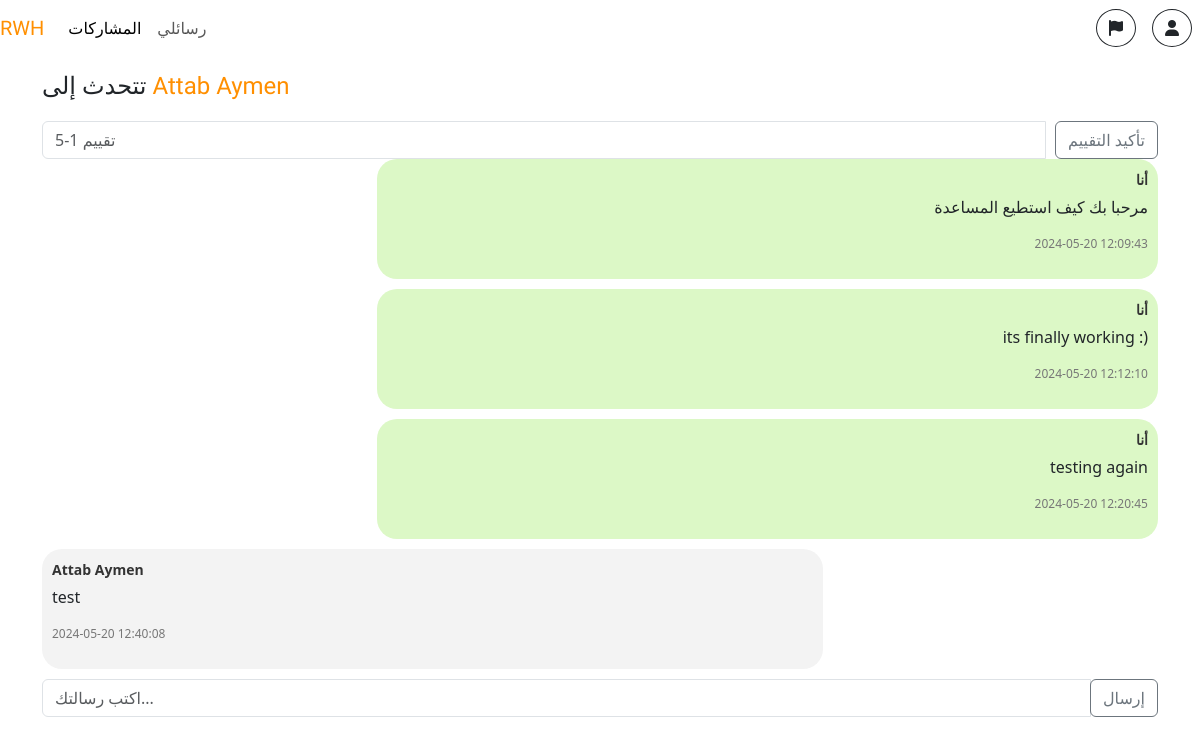
The app's page /conversation.php?user_id=18 (signed in) with its own data.
### tables this page shows
CREATE TABLE `userdata` (
  `userid` int(11) NOT NULL,
  `name` varchar(255) DEFAULT NULL,
  `password` varchar(255) DEFAULT NULL,
  `email` varchar(255) DEFAULT NULL,
  `userlocation` varchar(255) DEFAULT NULL,
  `skills` varchar(255) DEFAULT NULL,
  `description` text DEFAULT NULL,
  `role` enum('buyer','seller','both','admin') DEFAULT 'buyer',
  `birthdate` date DEFAULT NULL,
  `verify_token` varchar(255) DEFAULT NULL,
  `rating` float DEFAULT 0
);

CREATE TABLE `messages` (
  `message_id` int(11) NOT NULL,
  `sender_id` int(11) NOT NULL,
  `receiver_id` int(11) NOT NULL,
  `message_text` text NOT NULL,
  `timestamp` timestamp NOT NULL DEFAULT current_timestamp(),
  `image_path` varchar(255) DEFAULT NULL
);

### conversation.php (the view, shortened to what this page needs)
<?php
include_once "backend/bdcon.php";
if (isset($_GET['user_id'])) {
    $userId = $_GET['user_id'];
} else {
    header("Location: chat.php");
    exit();
}
$sql_user = "SELECT name, rating FROM userdata WHERE userid = '$userId'";
$result_user = mysqli_query($con, $sql_user);
$user_row = mysqli_fetch_assoc($result_user);
$talkingWithUser = $user_row['name'];
$currentUserId = $_SESSION['user_id'];
$sql = "SELECT m.*, u.name AS sender_name
        FROM messages m
        JOIN userdata u ON m.sender_id = u.userid
        WHERE (m.sender_id = '$currentUserId' AND m.receiver_id = '$userId')
        OR (m.sender_id = '$userId' AND m.receiver_id = '$currentUserId')
        ORDER BY m.timestamp ASC";
$result = mysqli_query($con, $sql);
?>
<!DOCTYPE html>
<html lang="en">
<head>
    <link rel="stylesheet" href="assets/css/all.min.css">
    <link rel="stylesheet" href="assets/css/bootstrap.min.css">
    <link rel="stylesheet" href="assets/css/style.css">
</head>
<body>
<nav class="navbar navbar-expand-lg navbar-whote bg-white fixed-top ">
    <a class="navbar-brand" href="#" style="font-family: Caprasimo; color: #ff8f00;">RWH</a>
    <div class="collapse navbar-collapse" id="navbarNav">
        <ul class="navbar-nav ml-auto">
            <li class="nav-item active">
            <a class="nav-link active" href="/source-code/seller.php">المشاركات <span class="sr-only">(الحالي)</span></a>
            </li>
            <li class="nav-item active">
                <a class="nav-link" href="/source-code/chat.php">رسائلي <span class="sr-only">(الحالي)</span></a>
            </li>
        </ul>
    </div>
    <a href="support_s.php" class="btn btn-outline-dark my-2 my-sm-0 mx-2 rounded-circle" type="button"><i class="fas fa-flag"></i></a>
    <a href="#" class="btn btn-outline-dark my-2 my-sm-0 mx-2 rounded-circle" type="button" data-toggle="collapse" data-target="#navMenu">
        <i class="fa-solid fa-user"></i>
    </a>
</nav><br><br>
<div class="container">
<h1 class="header-text">تتحدث إلى <span style="color: #ff8f00;"><?php echo $talkingWithUser; ?></span></h1>
<form id="rating-form" action="" method="post" class="rating-form">
        <div class="input-group">
            <input type="number" class="form-control rating-input" name="rating" min="1" max="5" step="0.1" placeholder="تقييم 1-5" required>
            <div class="input-group-append">
                <button class="btn btn-outline-secondary" type="submit">تأكيد التقييم</button>
            </div>
        </div>
    </form>
    <div id="chat-container">
        <?php
        if (mysqli_num_rows($result) > 0) {
            while ($row = mysqli_fetch_assoc($result)) {
                $messageText = $row['message_text'];
                $senderName = ($row['sender_id'] == $currentUserId) ? 'أنا' : $row['sender_name'];
                $timestamp = date('Y-m-d H:i:s', strtotime($row['timestamp']));
                $messageClass = ($row['sender_id'] == $currentUserId) ? 'sender-message' : 'receiver-message';
                echo '<div class="message-container">';
                echo '<div class="message-text ' . $messageClass . '">';
                echo '<p class="message-sender">' . $senderName . '</p>';
                echo '<p>' . $messageText . '</p>';
                echo '<p class="message-timestamp">' . $timestamp . '</p>';
                echo '</div>';
                echo '</div>';
            }
        } else {
            echo "No messages found.";
        }
        ?>
    </div>
    <form id="message-form" action="" method="post">
        <div class="input-group mb-3">
            <input type="text" class="form-control" name="message" placeholder="اكتب رسالتك..." required>
            <div class="input-group-append">
                <button class="btn btn-outline-secondary" type="submit">إرسال</button>
            </div>
        </div>
    </form>
</div>
</body>
</html>

### assets/css/style.css (style rules this page uses)
h1 { font-family: Protest Strike ; }

### conversation.php (style rules this page uses)
.message-container { margin-bottom: 10px; }
.message-text { padding: 10px; border-radius: 20px; max-width: 70%; word-wrap: break-word; }
.sender-message { text-align: right; background-color: #dcf8c6; margin-left: auto; }
.receiver-message { text-align: left; background-color: #f3f3f3; margin-right: auto; }
.message-sender { font-size: 14px; font-weight: bold; color: #333; margin-bottom: 5px; }
.message-timestamp { font-size: 12px; color: #777; margin-top: 5px; }
.header-text { font-size: 24px; }
.rating-form { margin-top: 20px; }
.rating-input { width: 100px; margin-right: 10px; }

### records on screen
userdata: name "Attab Aymen"
messages: sender "أنا", message_text "مرحبا بك كيف استطيع المساعدة", timestamp "2024-05-20 12:09:43"
messages: sender "أنا", message_text "its finally working :)", timestamp "2024-05-20 12:12:10"
messages: sender "أنا", message_text "testing again", timestamp "2024-05-20 12:20:45"
messages: userdata.name "Attab Aymen", message_text "test", timestamp "2024-05-20 12:40:08"
